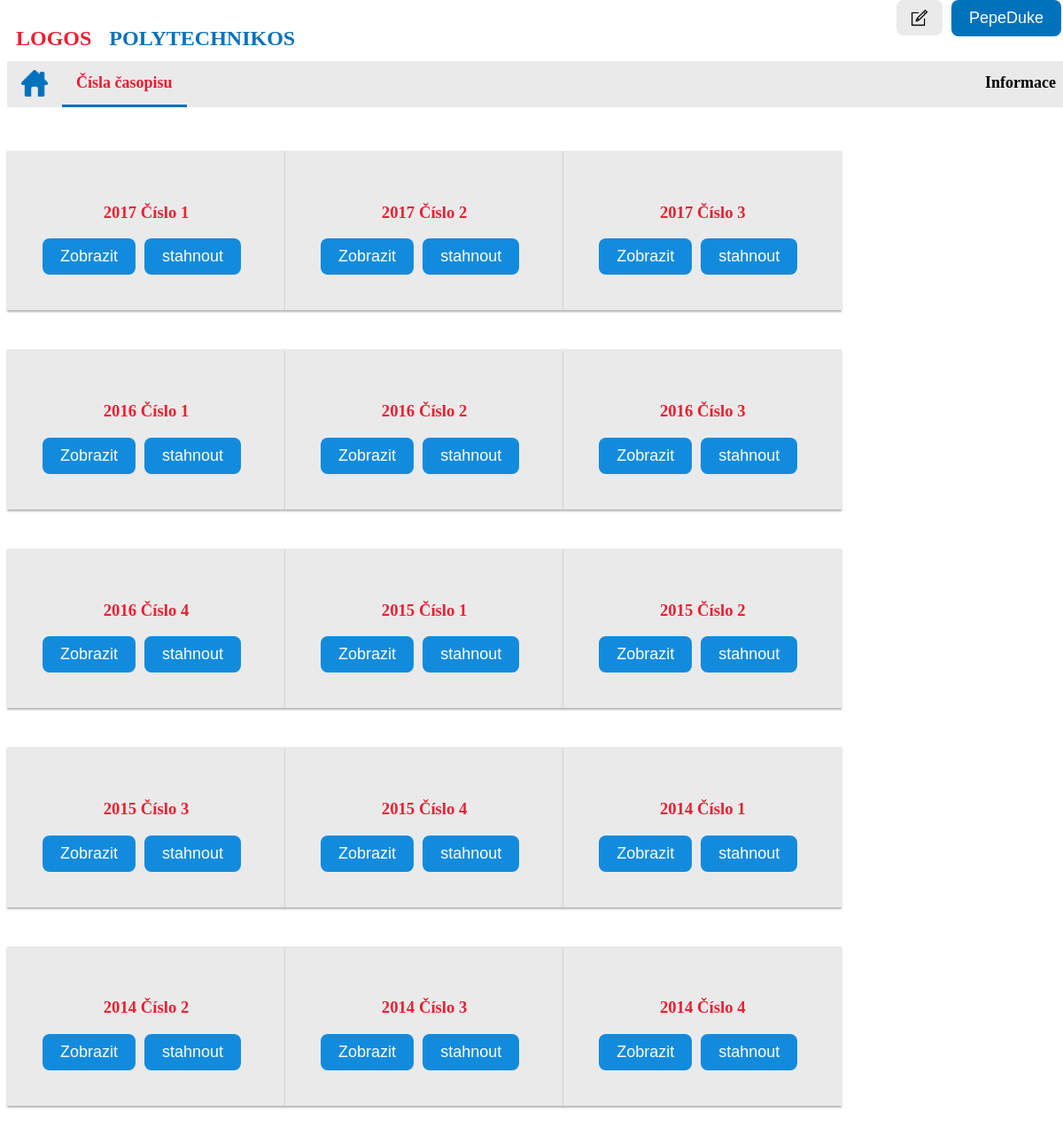
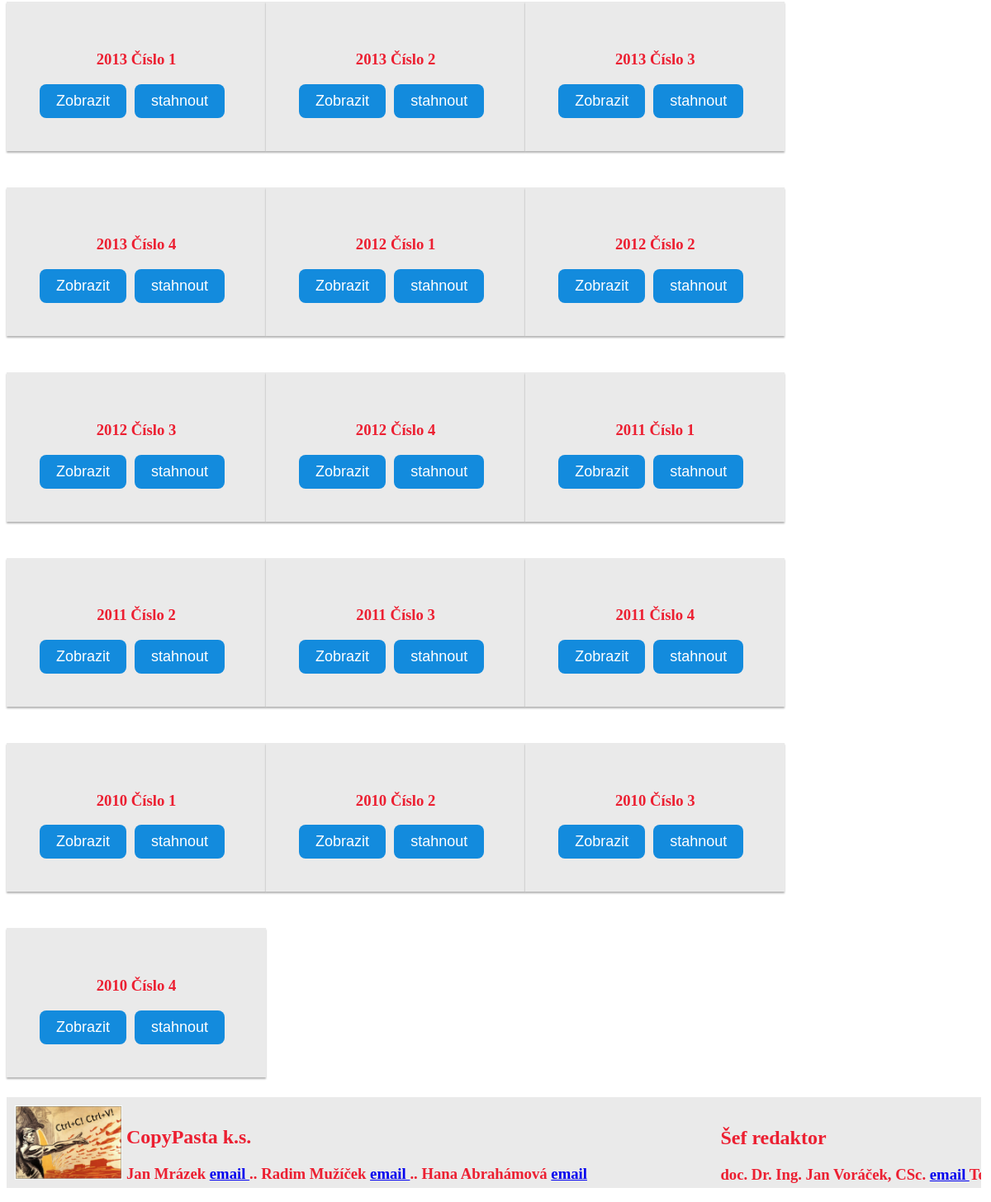
/Code/casopisy.php (signed in), run on the app's committed database (2 pictures, top to bottom).
### tables this page shows
CREATE TABLE `casopis` (
  `casopis_id` int(11) NOT NULL,
  `path` varchar(255) NOT NULL,
  `rok` year(4) NOT NULL,
  `cislo` int(11) NOT NULL
);

### Code/casopisy.php (the view, shortened to what this page needs)
<!DOCTYPE HTML>
<html lang="cs">
	<head>
    <link rel="stylesheet" type="text/css" href="css/mystyle.css">
	</head>
	<body>
	<?php
	include('topMenu.php');
	?>
    	<div id="wrapper">
	<?php
	include('connect.php');
	$sql="SELECT * FROM casopis";
	$result=mysqli_query($con,$sql);
		while ($row = mysqli_fetch_assoc($result)) {
				echo  '<div class="Main-card-inline">';
				echo  '<h3>'.$row["rok"].'     Číslo '.$row["cislo"].'</h3>';
				echo  '<ul><a style="float:right" class="btn-extra" href="'.$row["path"].'" download>stahnout</a><a style="float:right" class="btn-extra" href="'.$row["path"].'">Zobrazit</a></ul>';
				echo  '</div>';
		}
	?>
	</div>
 <?php
	include('bottom.php');
	?>
	</body>
</html>

### Code/topMenu.php (shortened to what this page needs)
<?php
echo '<div id="pagetop">';
	echo '<ul class="topul" id="topul">';
 	echo '<li><a href="Index.php" class="Title1">LOGOS</a></li>';
 	echo '<li><a href="Index.php" class="Title2">POLYTECHNIKOS</a></li>';
		   if (!isset($_SESSION['user'])) {
			  echo '<li style="float:right" ><a href="login.php" class="btn">login</a></li>';
			  echo '<li style="float:right"><a href="register.php" class="btn">register</a></li>';
		  }
		  else
		  {
			  echo '<li style="float:right" class="dropdown" ><button class="dropbtn">' .$_SESSION['user']. '</button><div class="dropdown-content"><a href="prispevky.php" class="dropmenu">Seznam píspěvků</a><a href="logout.php" class="dropmenu">Odhlasit</a></div></li>';
			  echo '<li style="float:right"><a href="pridani.php" class="btn pic"><img border="0" alt="Home" src="images/article-black.png" width="20" height="20"></a></li>';
		  }
	echo '</ul>';
	echo '<ul>';
	if($_SESSION['www'] == 'index'){echo '<li><a href="Index.php" class="active hav pic"><img border="0" alt="Home" src="images/home-red.png" width="30" height="30"></a></li>';}
	else{echo '<li><a href="Index.php" class="hav pic"><img border="0" alt="Home" src="images/home-blue.png" width="30" height="30"></a></li>';}
		if($_SESSION['www'] == 'casopisy'){echo '<li><a href="casopisy.php" class="active hav">Čísla časopisu</a></li>';}
		else{echo '<li><a href="casopisy.php" class="hav">Čísla časopisu</a></li>';}
		if($_SESSION['www'] == 'about'){echo '<li style="float:right" ><a href="about.php" class="active hav">Informace</a></li>';}
		else{echo '<li style="float:right" ><a href="about.php" class="hav">Informace</a></li>';}
       echo '</ul>';
    echo '</div>';
    ?>

### Code/bottom.php
<?php
echo '<div id="pagebottom">';
echo '<img border="0" alt="Home" src="images/logo.jpg" width="130" height="90">';
echo '<div id="bottomtext">';
echo '<h2>CopyPasta k.s.</h2>';
echo '<h3>Jan Mrázek <a href="#">email </a> .. ';
echo 'Radim Mužíček <a href="#">email </a> .. ';
echo 'Hana Abrahámová <a href="#">email </a> </h3>';
echo '</div>';
echo '<div id="bottomtext2">';
echo '<h2>Šef redaktor</h2>';
echo '<h3> doc. Dr. Ing. Jan Voráček, CSc. <a href="mailto:jan.voracek@vspj.cz"> email </a> Tel: +420 567 141 110 </h3>';
echo '</div>';
echo '</div>';
?>

### Code/css/mystyle.css (style rules this page uses)
.topul { padding-top: 0; padding-right: 0; padding-left: 0; padding-bottom: 1%; list-style-type: none; overflow: hidden; background-color: #FFFFFF; transition: height 0.3s linear 0s; }
h2 { font-weight: bold; font-family: Calibri; color: #EC1F31; }
h3 { font-weight: bold; font-family: Calibri; color: #EC1F31; }
li { float: left; }
li a { display: block; color: black; text-align: center; padding: 14px 16px; text-decoration: none; font-size: 18px; font-weight: bold; font-family: Calibri; }
.dropbtn { color:#FFFFFF; padding: 16px; font-size: 16px; border: none; cursor: pointer; -webkit-border-radius: 8; -moz-border-radius: 8; border-radius: 8px; font-family: Arial; font-size: 18px; background: #0072BC; padding-top: 10px; padding-right: 20px; padding-left: 20px; padding-bottom: 10px; margin-top: 0px; margin-right: 10px; margin-left: 0px; margin-bottom: 0px; text-decoration: none; }
.active { border-bottom: 3px solid #0072BC; color: #ED1B2F; text-align: center; text-decoration: none; }
.btn { -webkit-border-radius: 8; -moz-border-radius: 8; border-radius: 8px; font-family: Arial; font-size: 18px; background: #EAEAEA; padding-top: 10px; padding-right: 20px; padding-left: 20px; padding-bottom: 10px; margin-top: 0px; margin-right: 10px; margin-left: 0px; margin-bottom: 0px; text-decoration: none; }
.Title1 { margin-right: 10px; margin-left: 10px; color: #EC1F31; margin-top: 0px; padding-top: 30px; padding-right: 0px; padding-left: 0px; padding-bottom: 0px; margin-bottom: 0px; font-size: 24px; }
.Title2 { margin-right: 10px; margin-left: 10px; margin-top: 0px; color: #0A72BA; padding-top: 30px; padding-right: 0px; padding-left: 0px; padding-bottom: 0px; margin-bottom: 0px; font-size: 24px; }
.pic { padding-top: 10px; padding-right: 16px; padding-left: 16px; padding-bottom: 5px; }
.Main-card-inline { padding: 40px; display: inline-block; background-color: #EAEAEA; margin-top: 20px; margin-right: auto; margin-left: auto; margin-bottom: 20px; box-shadow: 0px 2px 2px rgba(0, 0, 0, 0.3); overflow: hidden; text-align: center; }
.btn-extra { color:#FFFFFF; -webkit-border-radius: 8; -moz-border-radius: 8; border-radius: 8px; font-family: Arial; font-size: 18px; background: #138BDD; padding-top: 10px; padding-right: 20px; padding-left: 20px; padding-bottom: 10px; margin-top: 0px; margin-right: 10px; margin-left: 0px; margin-bottom: 0px; text-decoration: none; }
#pagetop { position: fixed; top: 0px; width:100%; transition: height 0.3s linear 0s, padding 0.3s linear 0s; }
#pagebottom { padding: 10px; position:auto; bottom:0; width:98%; height:90px; background-color: #EAEAEA; overflow: hidden; }
#bottomtext { padding: 5px; display: inline-block; position:absolute; text-align: left; }
#bottomtext2 { left: 62%; padding: 5px; display: inline-block; position: relative; text-align: left; }
#wrapper { margin-top: 150px; }

### data on the page
casopis: rok "2017", cislo "1"
casopis: rok "2017", cislo "2"
casopis: rok "2017", cislo "3"
casopis: rok "2016", cislo "1"
casopis: rok "2016", cislo "2"
casopis: rok "2016", cislo "3"
casopis: rok "2016", cislo "4"
casopis: rok "2015", cislo "1"
casopis: rok "2015", cislo "2"
casopis: rok "2015", cislo "3"
casopis: rok "2015", cislo "4"
casopis: rok "2014", cislo "1"
casopis: rok "2014", cislo "2"
casopis: rok "2014", cislo "3"
casopis: rok "2014", cislo "4"
casopis: rok "2013", cislo "1"
casopis: rok "2013", cislo "2"
casopis: rok "2013", cislo "3"
casopis: rok "2013", cislo "4"
casopis: rok "2012", cislo "1"
casopis: rok "2012", cislo "2"
casopis: rok "2012", cislo "3"
casopis: rok "2012", cislo "4"
casopis: rok "2011", cislo "1"
casopis: rok "2011", cislo "2"
casopis: rok "2011", cislo "3"
casopis: rok "2011", cislo "4"
casopis: rok "2010", cislo "1"
casopis: rok "2010", cislo "2"
casopis: rok "2010", cislo "3"
casopis: rok "2010", cislo "4"

### other printed values
$_SESSION['user'] "PepeDuke"
